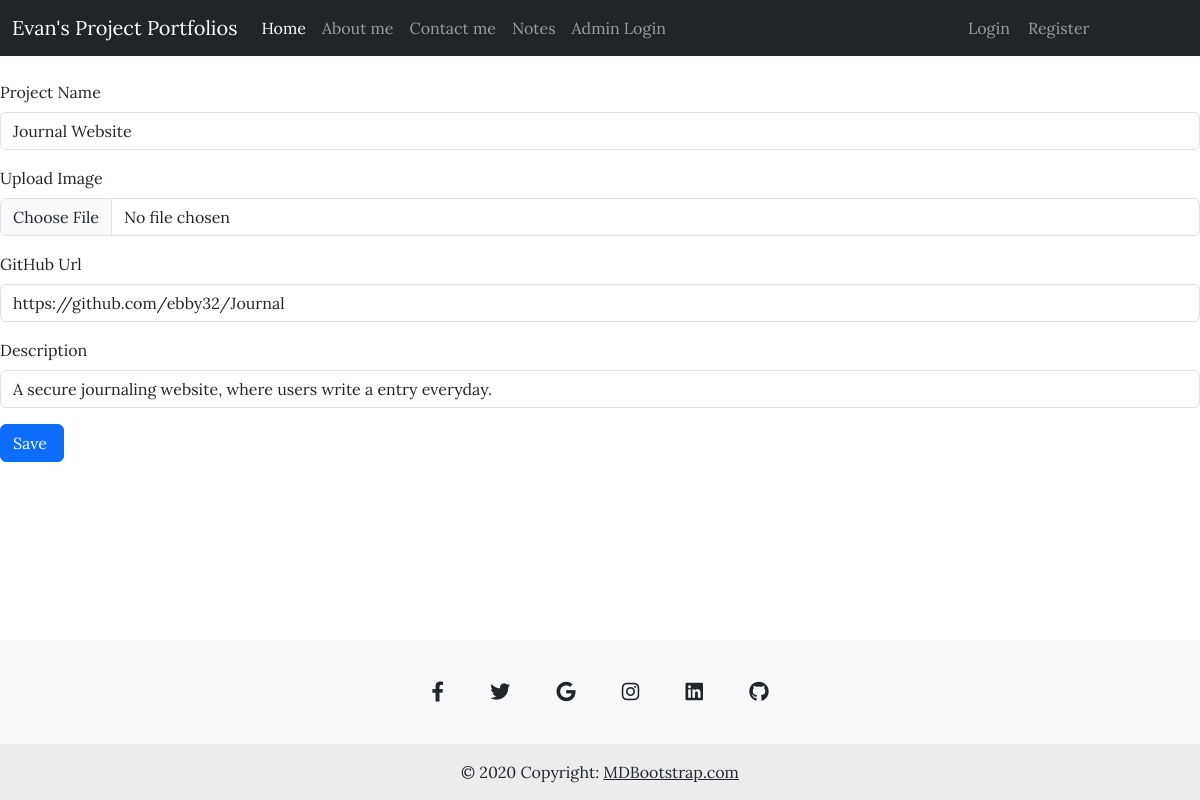
/edit_project/2, run on the app's committed database.
### application/home/models.py (models this page shows)
class Projects(db.Model):
    __tablename__ = "projects"
    id:Mapped[int] = mapped_column(Integer, primary_key= True)
    project_name:Mapped[str] = mapped_column(String(120), nullable= False)
    image:Mapped[str] = mapped_column(String(120), nullable= False)
    url:Mapped[str] = mapped_column(String(120), nullable= False)
    description:Mapped[str] = mapped_column(String(120), nullable= False)
    user_id:Mapped[int] = mapped_column(ForeignKey("users.id", name= 'fk_projects_user_id'), nullable=True)
    users:Mapped['Users'] = relationship(back_populates='projects')

### application/projects/routes.py (the view, shortened to what this page needs)
@projects_bp.route('/edit_project/<int:project_id>', methods=['GET', 'POST'])
def edit_project(project_id):
    project_to_edit = db.session.execute(db.select(Projects).where(Projects.id == project_id)).scalar()
    form = EditProject(obj=project_to_edit)
    return render_template('edit.html', form=form)

### application/projects/forms.py
class EditProject(FlaskForm):
    project_name = StringField('Project Name ')
    image = FileField("Upload Image", validators=[FileRequired()], render_kw={"class": "mb-3 mt-3"})
    url = StringField('GitHub Url ')
    description = StringField('Description ')
    save = SubmitField('Save ')

### application/projects/templates/edit.html (shortened to what this page needs)
{% extends 'base.html' %} {% from 'bootstrap5/form.html' import render_form %}
{% block content %}
{{ render_form(form, enctype="multipart/form-data") }}
{% endblock %}

### application/home/static/css/home.css (style rules this page uses)
* { font-family: "Lora", serif; }

### data on the page
Projects: project_name "Journal Website", url "https://github.com/ebby32/Journal", description "A secure journaling website, where users write a entry everyday."
